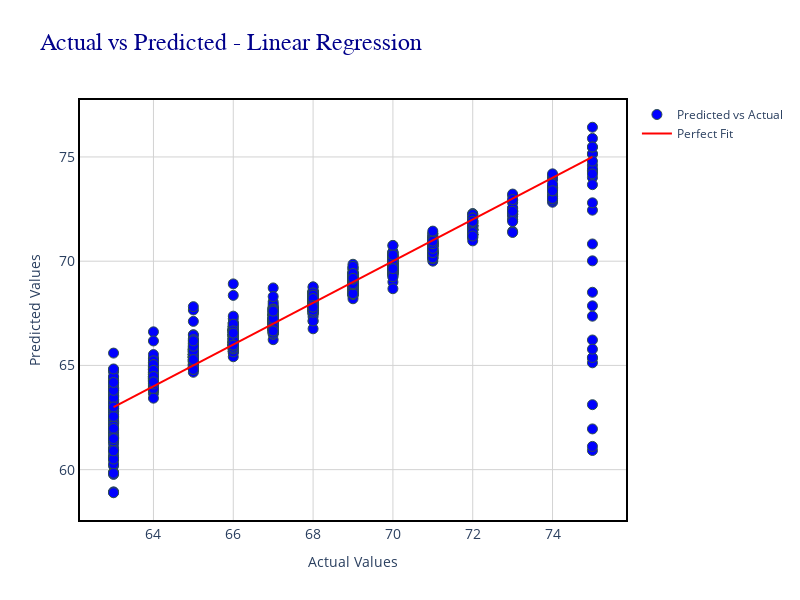

Write notebook code for a chart like this one.
### Code cell
scaler=StandardScaler()
model=LinearRegression()
linear_regression_model_plotly(new_df,scaler,model)

### Figure 1 — Plotly figure (JSON) as saved in the notebook; plotly's stock layout.template omitted (floating-point values rounded to 4 significant figures; data arrays with more than 128 entries replaced by an {"elided": "..."} marker saying what was removed)
{"data": [{"marker": {"color": "blue", "line": {"color": "DarkSlateGrey", "width": 1}, "size": 10}, "mode": "markers", "name": "Predicted vs Actual", "type": "scatter", "x": {"elided": "1322 int values"}, "y": {"elided": "1322 float values"}}, {"line": {"color": "red", "width": 2}, "mode": "lines", "name": "Perfect Fit", "type": "scatter", "x": [63, 75], "y": [63, 75]}], "layout": {"height": 600, "plot_bgcolor": "white", "title": {"font": {"color": "darkblue", "family": "Arial", "size": 24}, "text": "Actual vs Predicted - Linear Regression"}, "width": 800, "xaxis": {"gridcolor": "lightgrey", "linecolor": "black", "linewidth": 2, "mirror": true, "showline": true, "tickfont": {"size": 14}, "title": {"text": "Actual Values"}}, "yaxis": {"gridcolor": "lightgrey", "linecolor": "black", "linewidth": 2, "mirror": true, "showline": true, "tickfont": {"size": 14}, "title": {"text": "Predicted Values"}}}}
